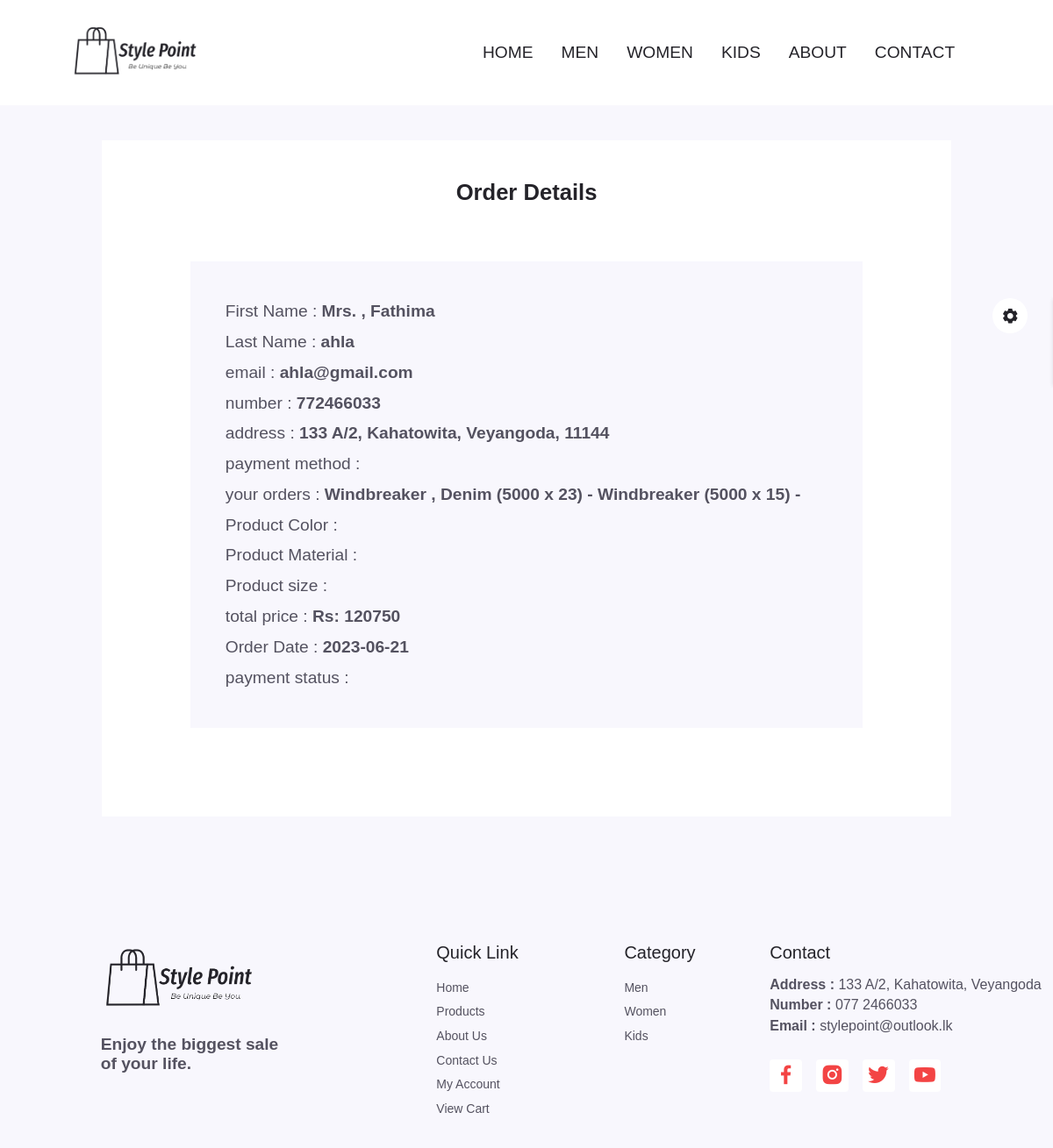
The app's page /orders.php?order_id=9 (signed in), older data.
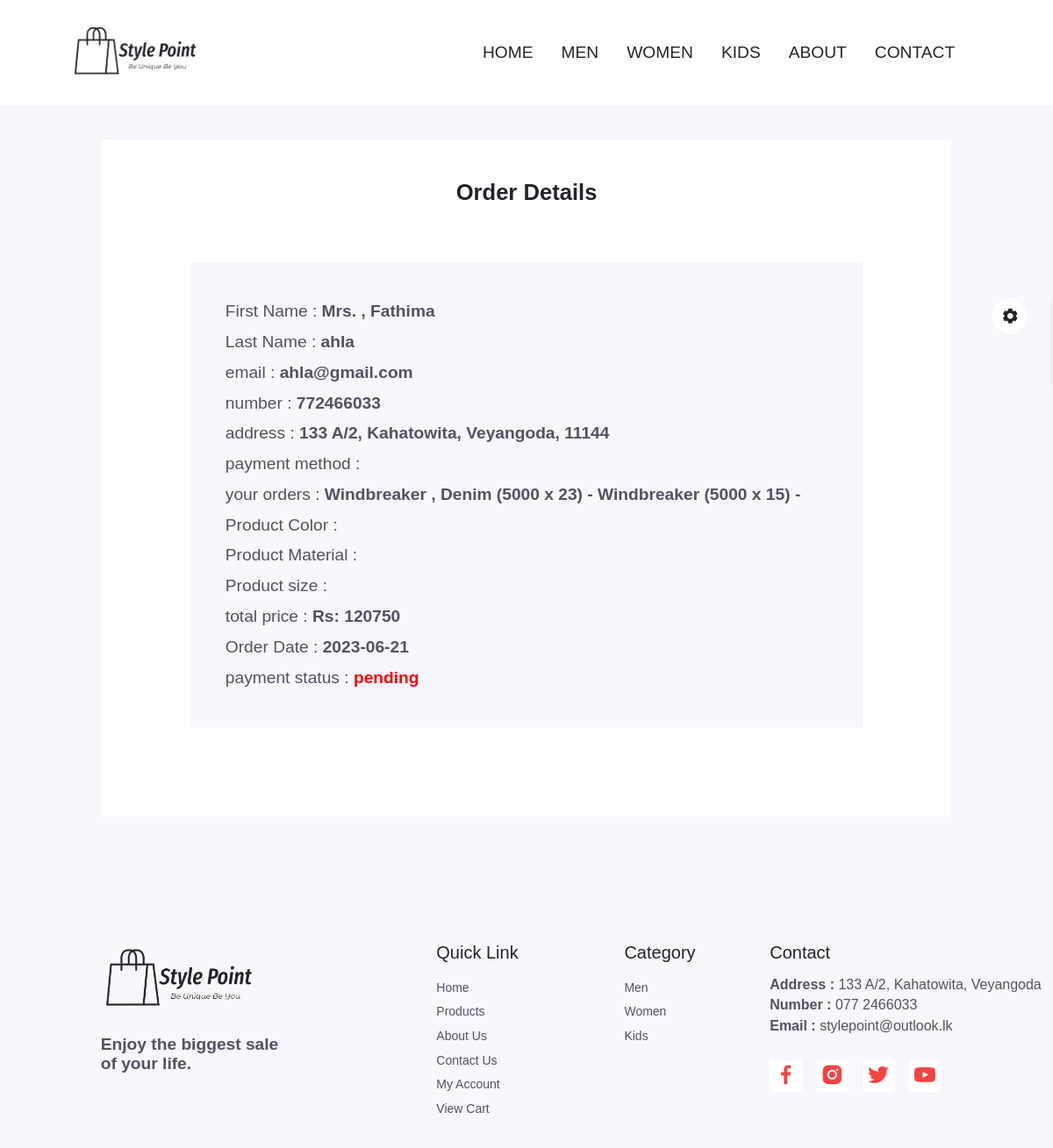
The same page, newer data.
### tables this page shows
CREATE TABLE `orders` (
  `orders_ID` int(100) NOT NULL,
  `user_id` int(100) NOT NULL,
  `first_Name` varchar(100) NOT NULL,
  `last_Name` varchar(100) NOT NULL,
  `number` int(100) NOT NULL,
  `email` varchar(100) NOT NULL,
  `address` varchar(100) NOT NULL,
  `total_products` varchar(100) NOT NULL,
  `total_price` int(100) NOT NULL,
  `placed_On` date NOT NULL,
  `payment_Status` varchar(100) NOT NULL,
  `pay_Method` varchar(100) NOT NULL
);

### orders.php (the view, shortened to what this page needs)
<?php
include 'components/connect.php';
if(isset($_SESSION['user_id'])){
    $user_id = $_SESSION['user_id'];
}else{
    $user_id = '';
   header('location:home.php');
};
?>
<!DOCTYPE html>
<html lang="en">
    <head>
        <link rel="stylesheet" href="css/swiper-bundle.min.css">
        <link rel="stylesheet" href="css/style.css">
        <link rel="stylesheet" class="js-color-style" href="css/colors/color-1.css">
        <link href="https://cdn.jsdelivr.net/npm/remixicon@3.2.0/fonts/remixicon.css" rel="stylesheet">
        <link href='https://unpkg.com/boxicons@2.1.4/css/boxicons.min.css' rel='stylesheet'>
        <link href="/website/css/uicons-bold-rounded.css" rel="stylesheet">
        <link rel="stylesheet" href="">
    </head>
    <body>
        <?php include 'components/user_header.php'; ?>
        <main class="main">
            <section class="order section container">
                <div class="order__form">
                    <h2 class="Order__title">Order Details</Details></h2>
                    <?php
                        if($user_id == ''){
                            echo '<p class="empty">please login to see your orders</p>';
                        }else{
                            if(isset($_GET['order_id'])) {
                            $update_id = $_GET['order_id'];
                            $select_orders = $conn->prepare("SELECT * FROM `orders` WHERE orders_ID = ?");
                            $select_orders->execute([$update_id]);
                            if($select_orders->rowCount() > 0){
                                while($fetch_orders = $select_orders->fetch(PDO::FETCH_ASSOC)){
                    ?>
                        <div class="order__box">
                            <p>First Name : <span><?= $fetch_orders['first_Name']; ?></span></p>
                            <p>Last Name : <span><?= $fetch_orders['last_Name']; ?></span></p>
                            <p>email : <span><?= $fetch_orders['email']; ?></span></p>
                            <p>number : <span><?= $fetch_orders['number']; ?></span></p>
                            <p>address : <span><?= $fetch_orders['address']; ?></span></p>
                            <p>payment method : <span><?= $fetch_orders['pay_Method']; ?></span></p>
                            <p>your orders : <span><?= $fetch_orders['total_products']; ?></span></p>
                            <p>Product Color : <span><?= $fetch_orders['color']; ?></span></p>
                            <p>Product Material : <span><?= $fetch_orders['material']; ?></span></p>
                            <p>Product size : <span><?= $fetch_orders['size']; ?></span></p>
                            <p>total price : <span>Rs: <?= $fetch_orders['total_price']; ?></span></p>
                            <p>Order Date : <span><?= $fetch_orders['placed_On']; ?></span></p>
                            <p> payment status : <span style="color:<?php if($fetch_orders['payment_Status'] == 'pending'){ echo 'red'; }else{ echo 'green'; }; ?>"><?= $fetch_orders['payment_Status']; ?></span> </p>
                        </div>
                    <?php
                                }
                        }
                        }else{
                            echo '<p class="empty">no orders placed yet!</p>';
                        }
                        }
                ?>
                </div>
            </section>
        </main>
        <?php include 'components/user_footer.php'; ?>
    </body>
</html>

### components/user_header.php (shortened to what this page needs)
<header class="header" id="header">
            <nav class="nav bar">
                <a href="index.php" class="nav_logo" width="300px">
                    <img src="images/logo-1.png">
                </a>
                <div class="nav_menu" id="nav_menu">
                    <ul class="nav__list">
                        <li class="nav_item">
                            <a href="index.php" class="nav__link">HOME</a>
                        </li>
                        <li class="nav_item">
                            <a href="men.php" class="nav__link">MEN</a>
                        </li>
                        <li class="nav_item">
                            <a href="women.php" class="nav__link">WOMEN</a>
                        </li>
                        <li class="nav_item">
                            <a href="kids.php" class="nav__link">KIDS</a>
                        </li>
                        <li class="nav_item">
                            <a href="about_us.php" class="nav__link">ABOUT</a>
                        </li>
                        <li class="nav_item">
                            <a href="contect.php" class="nav__link">CONTACT</a>
                        </li>
                    </ul>
                </div>
            </nav>
        </header>

### components/user_footer.php (shortened to what this page needs)
<footer class="footer section">
            <div class="footer__container grid">
                <div class="footer__content">
                    <a href="#" class="footer__logo">
                        <img src="images/logo-1.png" alt="" width="100px" class="footer__logo">
                    </a>
                    <p class="footer__description">Enjoy the biggest sale <br> of your life.</p>
                </div>
                <div class="footer__content">
                    <h3 class="footer__title">Quick Link</h3>
                    <ul class="footer__links">
                        <li><a href="index.php" class="footer__link">Home</a></li>
                        <li><a href="details.php" class="footer__link">Products</a></li>
                        <li><a href="about_us.php" class="footer__link">About Us</a></li>
                        <li><a href="contect.php" class="footer__link">Contact Us</a></li>
                        <li><a href="account.php" class="footer__link">My Account</a></li>
                        <li><a href="cart.php" class="footer__link">View Cart</a></li>
                    </ul>
                </div>
                <div class="footer__content">
                    <h3 class="footer__title">Category</h3>
                    <ul class="footer__links">
                        <li><a href="men.php" class="footer__link">Men</a></li>
                        <li><a href="women.php" class="footer__link">Women</a></li>
                        <li><a href="kids.php" class="footer__link">Kids</a></li>
                    </ul>
                </div>
                <div class="footer__content">
                    <h3 class="footer__title">Contact</h3>
                    <ul class="footer__links">
                        <li><p class="footer__contect"><b>Address : </b>133 A/2, Kahatowita, Veyangoda</p></li>
                        <li><p class="footer__contect"><b>Number : </b>077 2466033</p></li>
                        <li><p class="footer__contect"><b>Email : </b>stylepoint@outlook.lk</p></li>
                    </ul>
                    <div class="footer__sociol">
                        <a href="#" class="footer__sociol-link"><i class="bx bxl-facebook"></i></a>
                        <a href="#" class="footer__sociol-link"><i class="bx bxl-instagram-alt"></i></a>
                        <a href="#" class="footer__sociol-link"><i class="bx bxl-twitter"></i></a>
                        <a href="#" class="footer__sociol-link"><i class="bx bxl-youtube"></i></a>
                    </div>
                </div>
            </div>
        </footer>
        <div class="style__switcher">
            <div class="style__switcher-toggler s__icon">
                <i class="bx bxs-cog bx-spin"></i>
            </div>
        </div>

### css/style.css (style rules this page uses)
:root { --header-height: 3.5rem; --hue: 0; --first-color: hsl(var(--hue), 88%, 61%); --first-color-alt: hsl(var(--hue), 88%, 58%); --title-color: hsl(250, 8%, 15%); --text-color: hsl(250, 8%, 35%); --body-color: hsl(250, 60%, 98%); --container-color: #fff; --shadow: hsla(0, 0%, 15%, .1); --scroll-bar-color: hsl(250, 12%, 90%); --scroll-thumb-color: hsl(250, 12%, 80%); --border-color-alt: hsl(113, 13%, 90%); --body-font: 'Roboto Slab', sans-serif; --bigest-font-size: 4rem; --h1-font-size: 2.25rem; --h2-font-size: 1.5rem; --h3-font-size: 1.25rem; --normal-font-size: 1.2rem; --small-font-size: .875rem; --smaller-font-size: .813rem; --font-medium: 500; --font-bold: 600; --mb-0-5: .5rem; --mb-0-75: .75rem; --mb-1: 1rem; --mb-1-5: 1.5rem; --mb-2: 2rem; --mb-2-5: 2.5rem; --mb-3: 3rem; --z-tooltip: 10; --z-fixed: 100; }
* { box-sizing: border-box; margin: 0; padding: 0; }
html { scroll-behavior: smooth; }
body, button, input { font-family: var(--body-font); font-size: var(--normal-font-size); }
body { background-color: var(--body-color); color: var(--text-color); }
h1, h2, h3, h4 { color: var(--title-color); font-weight: var(--font-medium); }
ul { list-style: none; }
a { text-decoration: none; }
img { max-width: 100%; height: auto; }
.section { padding: 7rem 0 2rem; }
.container { max-width: 968px; margin-left: auto; margin-right: auto; padding-top: 10rem; }
.grid { display: grid; }
.header { width: 100%; background: var(--container-color); position: fixed; top: 0; left: 0; right: 0; z-index: var(--z-fixed); display: flex; justify-content: space-between; align-items: center; padding: 20px 80px; position: fixed; }
.nav { height: calc(var(--header-height) + 1.5rem); display: flex; justify-content: space-between; align-items: center; column-gap: 20rem; position: relative; }
.nav_logo, .nav_menu, .nav_btns { display: flex; align-items: center; }
.nav_logo, .login_toggle, .nav_shop, .nav_toggle, .nav__close { color: var(--title-color); }
.nav_logo { width: 150px; display: inline-flex; align-items: center; column-gap: 10rem; }
.nav__list { display: flex; align-items: center; column-gap: 2rem; }
.nav__link { color: var(--title-color); font-weight: var(--font-medium); font-size: var(--normal-font-size); transition: .3s; }
.order__form { background-color: var(--container-color); padding: 2.3rem; }
.Order__title { font-size: 1.6rem; padding-top: .5rem; text-align: center; font-weight: bold; }
.order__box { background-color: var(--body-color); margin: 4rem; padding: 2.5rem; }
.order__box p { padding-top: .4rem; padding-bottom: .4rem; }
.order__box p span { font-weight: bold; }
.style__switcher { position: fixed; right: 0; top: 26%; width: 200px; z-index: var(--z-tooltip); background-color: var(--container-color); padding: 1rem; box-shadow: -0.5px 0.5px 4px var(--shadow); border-radius: .2rem; transform: translateX(100%); }
.style__switcher .s__icon { position: absolute; height: 40px; width: 40px; text-align: center; font-size: 1.25rem; color: var(--title-color); background-color: var(--container-color); right: 100%; margin-right: 1.8rem; cursor: pointer; border-radius: 50%; line-height: 45px; top: 0; }
.footer { position: relative; overflow: auto; background-color: var(--body-color); z-index: 1000; }
.footer__container { grid-template-columns: 4.5fr repeat(2, 2fr) 3.5fr; justify-items: center; column-gap: 1rem; }
.footer__logo { width: 180px; padding-bottom: 1rem; }
.footer__description { margin-bottom: 1rem; font-size: 1.2rem; font-weight: bold; }
.footer__sociol { padding-top: 1.8rem; padding-bottom: 2rem; display: flex; column-gap: 1rem; }
.footer__sociol-link i { display: inline-flex; background: var(--container-color); padding: .25rem; border-radius: .25rem; color: var(--first-color); font-size: 1.8rem; }
.footer__contect { font-size: 1rem; }
.footer__title { font-size: var(--h3-font-size); margin-bottom: var(--mb-1); }
.footer__links { display: grid; row-gap: .35rem; }
.footer__link { font-size: var(--small-font-size); color: var(--text-color); transition: .3s; }

### css/colors/color-1.css (style rules this page uses)
:root { --hue: 0; --first-color: hsl(var(--hue), 88%, 61%); --first-color-alt: hsl(var(--hue), 88%, 58%) }

Row changes from the older to the newer data that the page shows:
changed orders "Mrs. , Fathima": payment_Status (not shown) → "pending"
